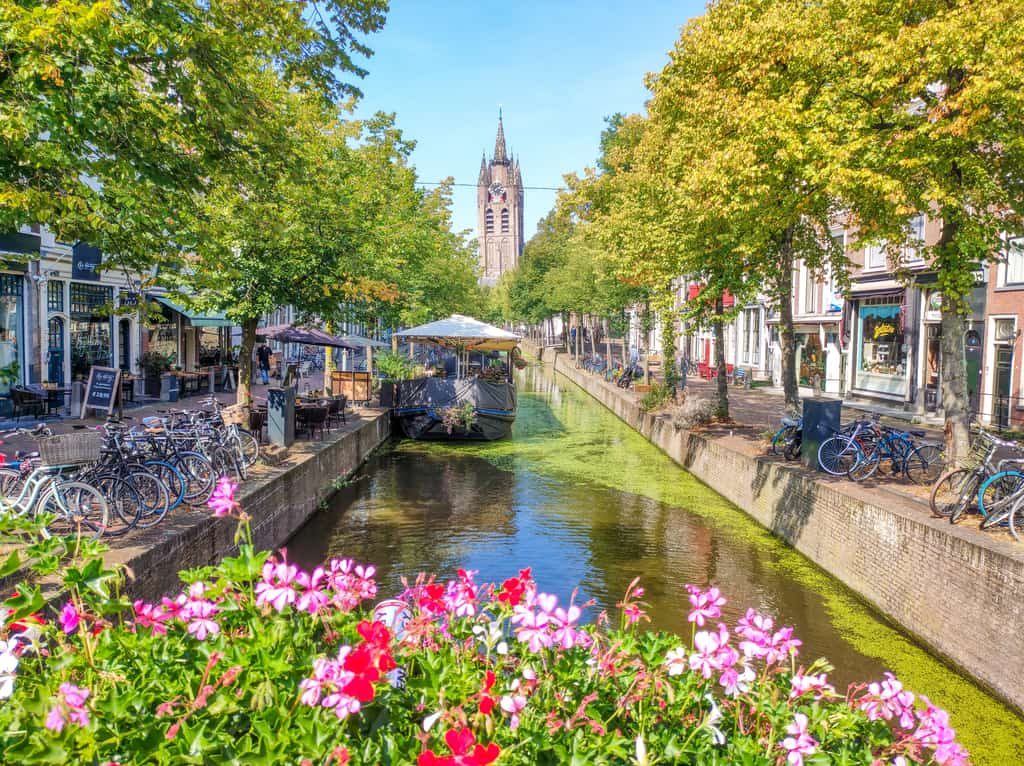
#> input picture py_cartoonize_byStep/input/Things-to-do-in-Delft.jpg, 1024 x 766 px
$ jupyter execute cartoonize_highLv.ipynb   (shell and % lines are left out)
#> lines starting #> are read from the running program, lines starting #| are printed output that depends on the picture; after the words box and inside, x2 and y2 are one past the last pixel; in counts of white or black regions, pixels touching at a corner belong together
[cell 1]
# Critical step 1: Imports and plotting helper

import cv2
import numpy as np
import matplotlib.pyplot as plt


def show_image(title, img, cmap=None):
    plt.figure(figsize=(6, 4))
    if img.ndim == 2:  # grayscale
        plt.imshow(img, cmap=cmap or "gray")
    else:              # color, convert BGR->RGB for display
        img_rgb = cv2.cvtColor(img, cv2.COLOR_BGR2RGB)
        plt.imshow(img_rgb)
    plt.title(title)
    plt.axis("off")
    plt.show()

[cell 2]
# Critical step 2: Load the original image from disk

#image_path = "../py_cartoonize_byStep/input/45_donald_trump_w-1250.jpg"  # <-- change this
image_path = "../py_cartoonize_byStep/input/Things-to-do-in-Delft.jpg"
#image_path = "../py_cartoonize_byStep/input/View-from-Nieuwe-Kerk-Delft.jpg"
img = cv2.imread(image_path)
#> img is the input picture: shape (766, 1024, 3); mean B, G, R 96.8, 139, 139.1

if img is None:
    raise FileNotFoundError(f"Could not read image at: {image_path}")

show_image("Original image", img)
print("Image shape:", img.shape)
#| Image shape: (766, 1024, 3)

[cell 3]
# Critical step 3: Create an edge mask (grayscale + median blur + adaptive threshold)

# 1. Convert to grayscale
gray = cv2.cvtColor(img, cv2.COLOR_BGR2GRAY)
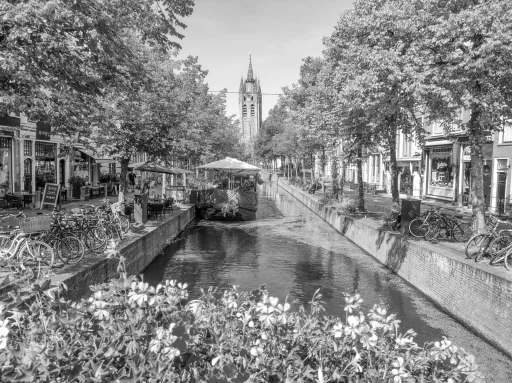
#> gray: shape (766, 1024) (shown at 1/2 size); min 0, max 255, mean 134.2

# 2. Median blur to reduce noise (tune kernel size: 5, 7, 9, ...)
gray_blur = cv2.medianBlur(gray, 11)
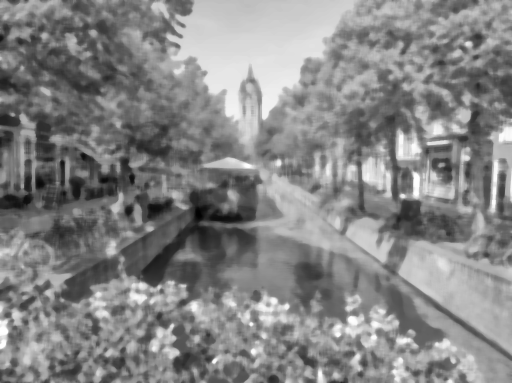
#> gray_blur: shape (766, 1024) (shown at 1/2 size); min 2, max 255, mean 133.2

# 3. Adaptive threshold to get strong, cartoon-like edges
edges = cv2.adaptiveThreshold(
    gray_blur,
    maxValue=255,
    adaptiveMethod=cv2.ADAPTIVE_THRESH_MEAN_C,
    thresholdType=cv2.THRESH_BINARY,
    blockSize=13,  # odd number: size of neighborhood
    C=5           # constant subtracted from mean
)
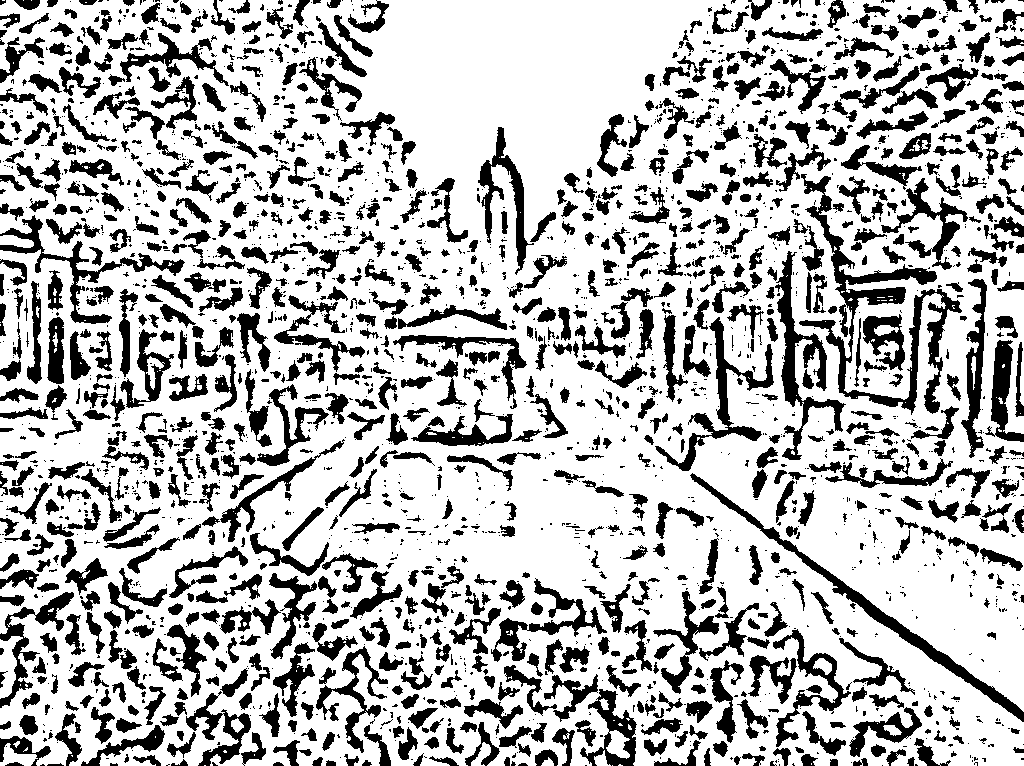
#> edges: shape (766, 1024); 73.1% white; 2489 black regions (1491 under 20 px), largest, box (x1, y1, x2, y2) and area: (799, 174, 962, 415) 6756, (690, 473, 1024, 722) 3574, (775, 251, 846, 460) 3267

show_image("Grayscale", gray, cmap="gray")
show_image("Blurred grayscale", gray_blur, cmap="gray")
show_image("Edge mask", edges, cmap="gray")

[cell 4]
# Critical step 5: Apply bilateral filter to smooth colors while keeping edges

# d: neighborhood size, sigmaColor/sigmaSpace control smoothing strength
bilBlurred = cv2.bilateralFilter(
    img,
    d=11,
    sigmaColor=350,
    sigmaSpace=350
)
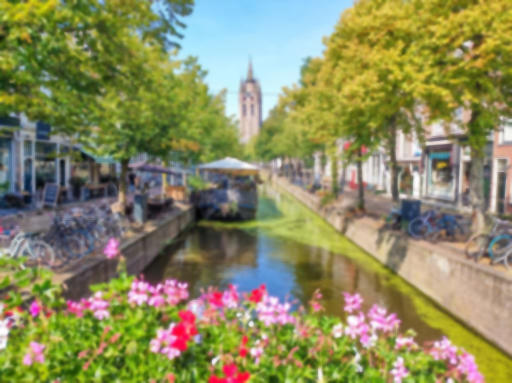
#> bilBlurred: shape (766, 1024, 3) (shown at 1/2 size); mean B, G, R 96.6, 138.9, 138.9

show_image("Smoothed (bilateral filtered) image", bilBlurred)

[cell 5]
# Critical step 6: Combine edge mask with smoothed colors

# Ensure edges is single-channel mask, already 0/255 from adaptiveThreshold
cartoon = cv2.bitwise_and(bilBlurred, bilBlurred, mask=edges)
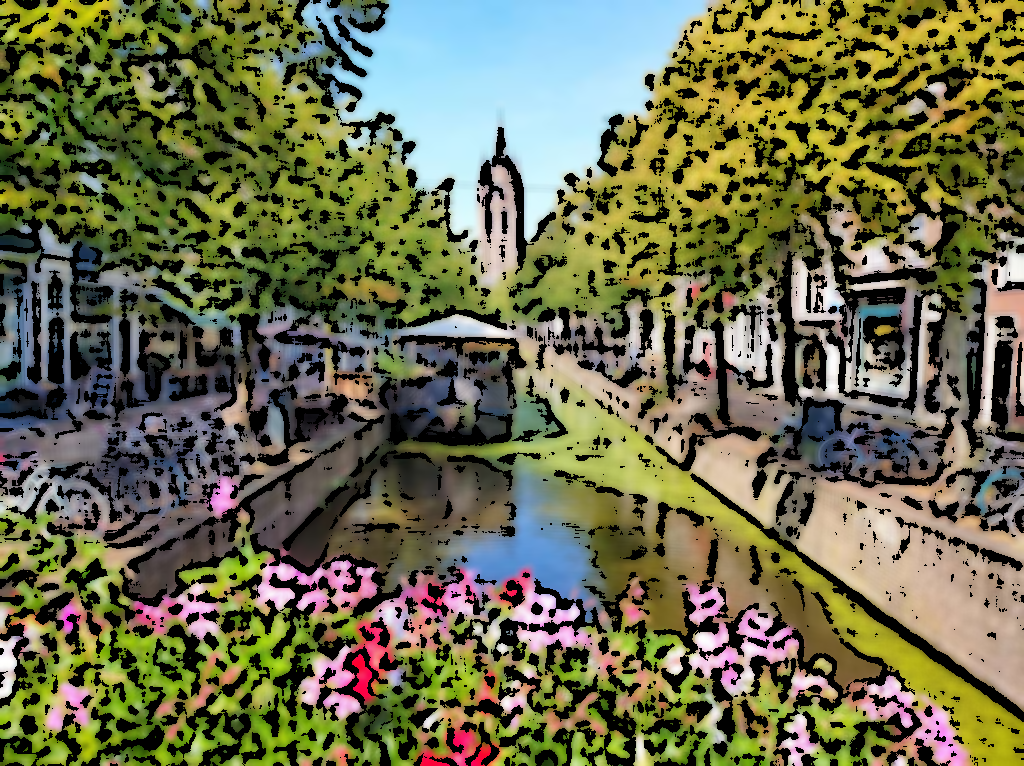
#> cartoon: shape (766, 1024, 3); mean B, G, R 77.9, 108.8, 108.2

show_image("Final cartoonized image", cartoon)
show_image("Original image", img)

$ run again, with py_cartoonize_byStep/input/45_donald_trump_w-1250.jpg copied over py_cartoonize_byStep/input/Things-to-do-in-Delft.jpg
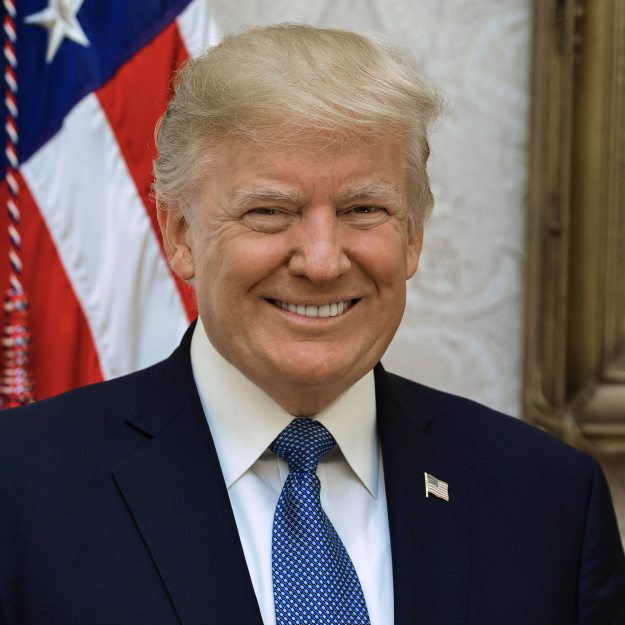
#> input picture py_cartoonize_byStep/input/45_donald_trump_w-1250.jpg, 1250 x 1250 px (shown at 1/2 size)
#> img is the input picture: shape (1250, 1250, 3); mean B, G, R 94.6, 95.9, 109.8
#| Image shape: (1250, 1250, 3)
#> `edges = cv2.adaptiveThreshold( gray_blur, maxValue=255, adaptiveMethod..`:
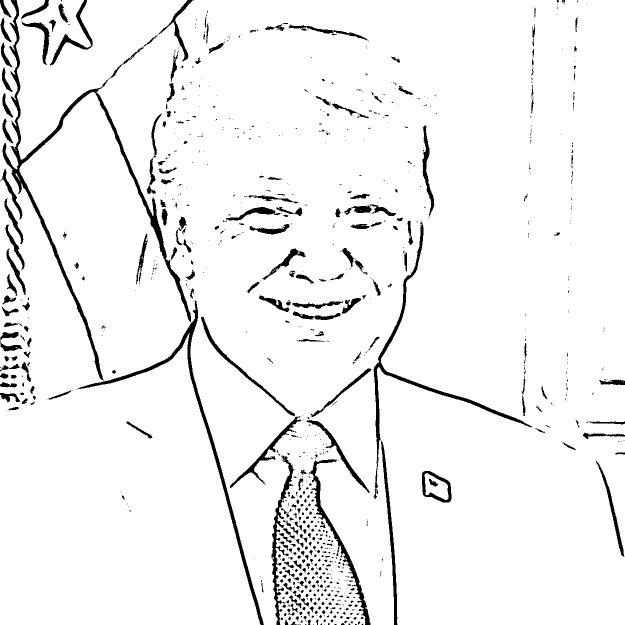
#> edges: shape (1250, 1250) (shown at 1/2 size); 94.8% white; 1011 black regions (694 under 20 px), largest, box (x1, y1, x2, y2) and area: (5, 0, 382, 762) 11878, (156, 601, 528, 1250) 6213, (747, 444, 1064, 998) 5406
#> `cartoon = cv2.bitwise_and(bilBlurred, bilBlurred, mask=edges)`:
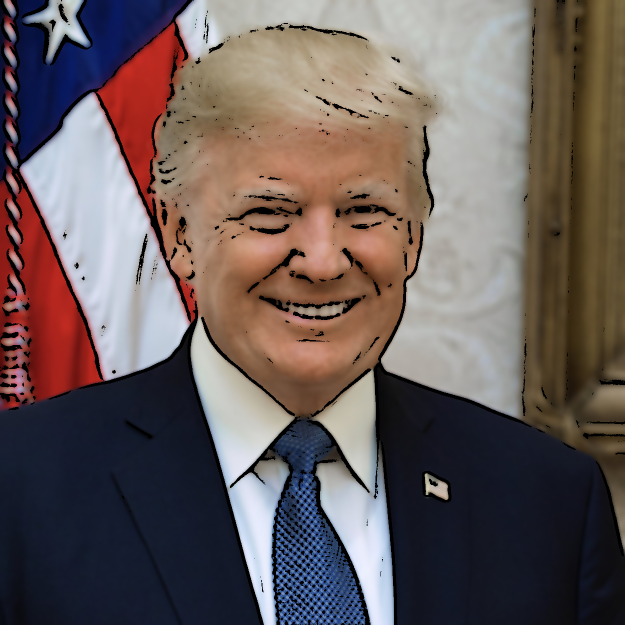
#> cartoon: shape (1250, 1250, 3) (shown at 1/2 size); mean B, G, R 90.8, 92.4, 105.1

$ run again, with py_cartoonize_byStep/input/View-from-Nieuwe-Kerk-Delft.jpg copied over py_cartoonize_byStep/input/Things-to-do-in-Delft.jpg
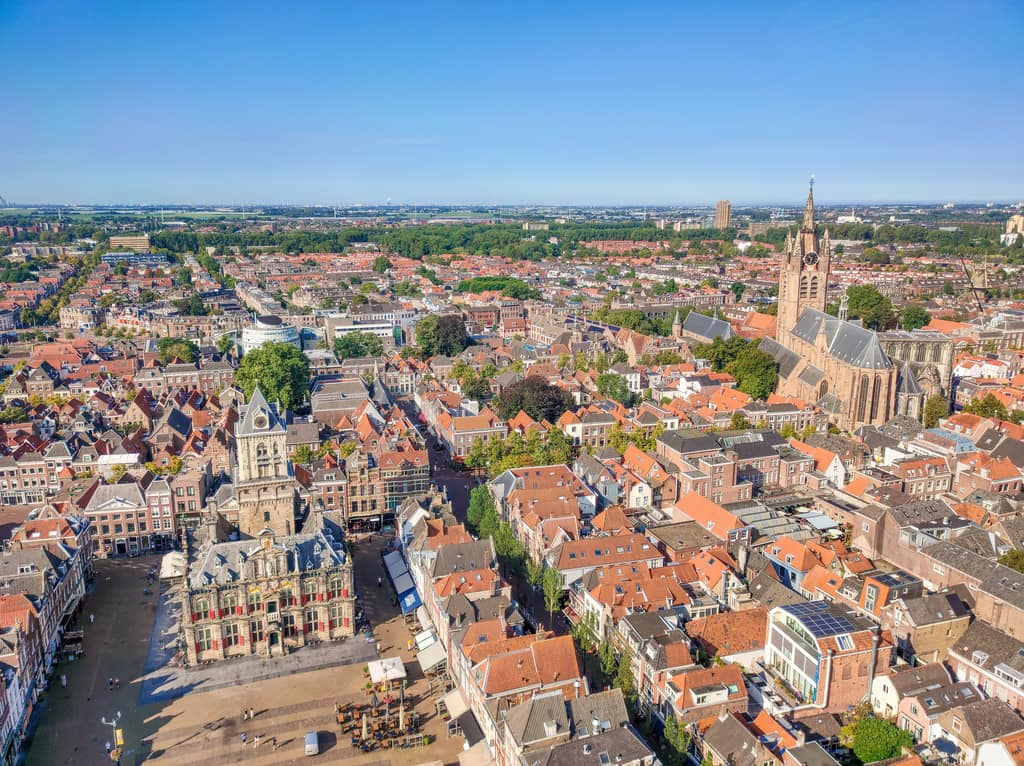
#> input picture py_cartoonize_byStep/input/View-from-Nieuwe-Kerk-Delft.jpg, 1024 x 766 px
#> img is the input picture: shape (766, 1024, 3); mean B, G, R 146.9, 142.5, 140.3
#| Image shape: (766, 1024, 3)
#> `edges = cv2.adaptiveThreshold( gray_blur, maxValue=255, adaptiveMethod..`:
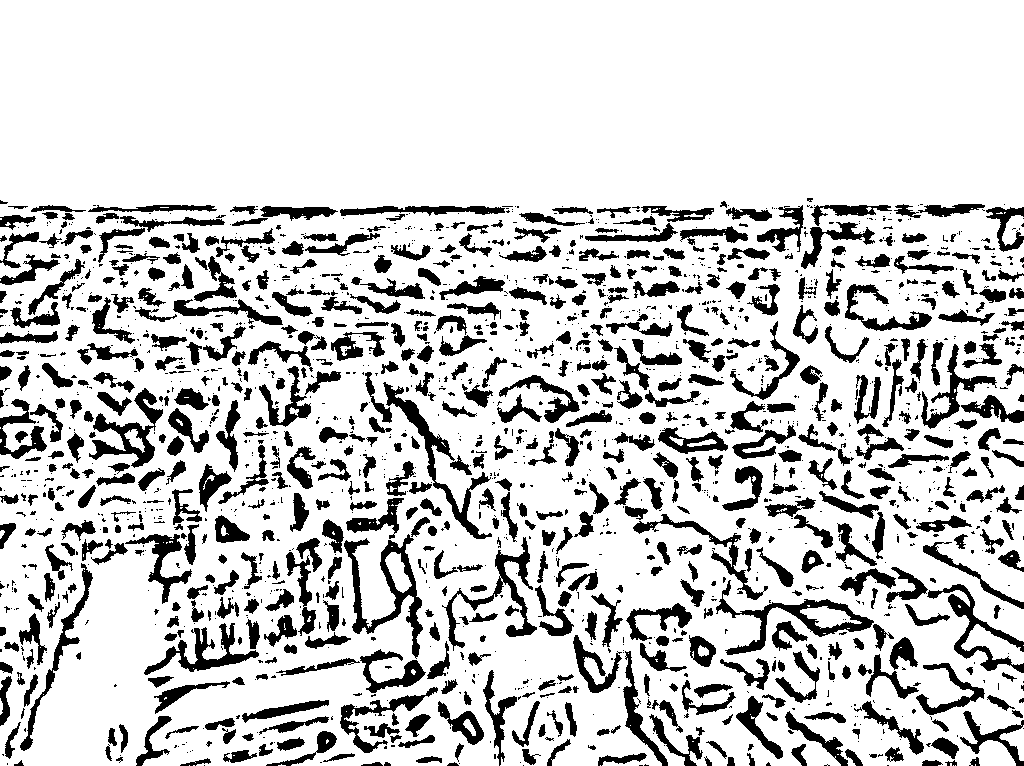
#> edges: shape (766, 1024); 80.5% white; 1828 black regions (1109 under 20 px), largest, box (x1, y1, x2, y2) and area: (344, 534, 423, 659) 2448, (383, 382, 492, 539) 2146, (716, 580, 874, 655) 2133
#> `cartoon = cv2.bitwise_and(bilBlurred, bilBlurred, mask=edges)`:
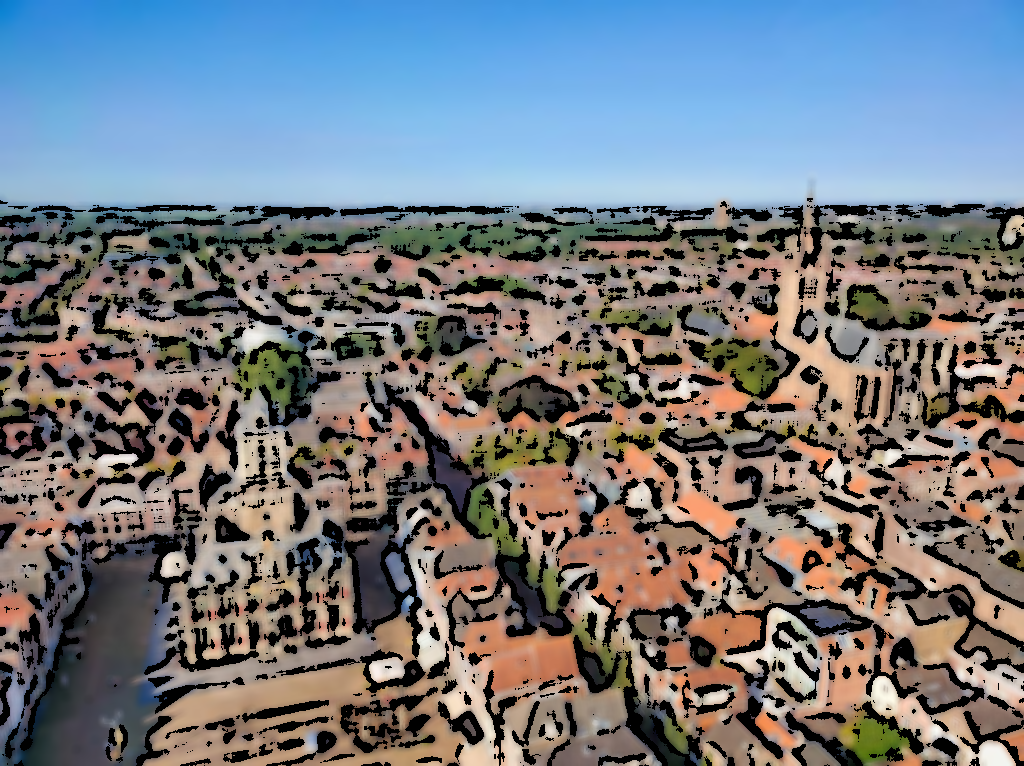
#> cartoon: shape (766, 1024, 3); mean B, G, R 127.1, 121.1, 117
